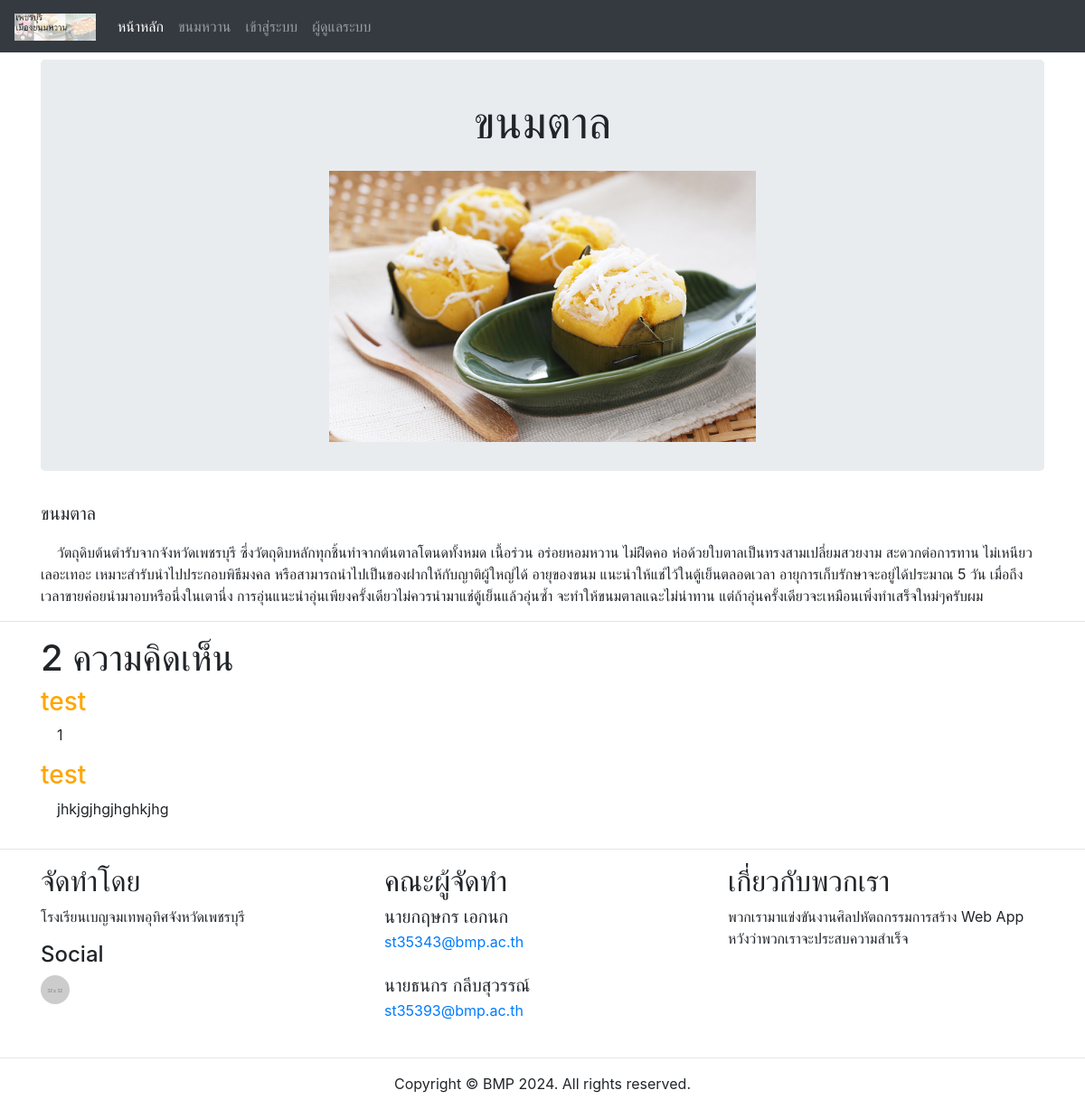
The page /select.php?list=2 on the database its author committed.
### tables this page shows
CREATE TABLE `menu` (
  `menuId` int(20) NOT NULL,
  `name` varchar(100) DEFAULT NULL,
  `detail` varchar(1000) DEFAULT NULL,
  `pic` varchar(100) DEFAULT NULL
);

CREATE TABLE `comment` (
  `commentId` int(20) NOT NULL,
  `menuId` int(20) DEFAULT NULL,
  `accId` int(20) DEFAULT NULL,
  `comment` varchar(1000) DEFAULT NULL
);

CREATE TABLE `account` (
  `accId` int(20) NOT NULL,
  `username` varchar(100) DEFAULT NULL,
  `email` varchar(100) DEFAULT NULL,
  `password` varchar(100) DEFAULT NULL,
  `role` varchar(100) NOT NULL DEFAULT 'member'
);

### select.php (the view, shortened to what this page needs)
<!DOCTYPE html>
<html lang="en">
  <head>
    <link href="css/bootstrap-4.4.1.css" rel="stylesheet">
    <link rel="stylesheet" href="css/style.css">
  </head>
  <body>
  <nav class="navbar navbar-expand-lg navbar-dark bg-dark">
      <a class="navbar-brand" href="index.php"><img src="images/logo.jpg" height ="30px"></a>
      <div class="collapse navbar-collapse" id="navbarSupportedContent">
        <ul class="navbar-nav mr-auto">
          <li class="nav-item active">
            <a class="nav-link" href="index.php">หน้าหลัก<span class="sr-only">(current)</span></a>
          </li>
          <li class="nav-item">
            <a class="nav-link" href="list.php">ขนมหวาน</a>
          </li>
          <?php
            if(isset($_SESSION["account"])) {
              echo ('
                <li class="nav-item dropdown">
                <a class="nav-link dropdown-toggle" href="#" id="navbarDropdown" role="button" data-toggle="dropdown" aria-haspopup="true" aria-expanded="false">'.$_SESSION["account"]["username"].'</a>
                <div class="dropdown-menu" aria-labelledby="navbarDropdown">
                <a class="dropdown-item" href="account.php">ข้อมูลส่วนตัว</a>
                <div class="dropdown-divider"></div>
                <a class="dropdown-item" href="logout.php">ออกจากระบบ</a>
                </div>
                </li>
                ');
            }
            else {
              echo ('
              <li class="nav-item">
              <a class="nav-link" href="login.php">เข้าสู่ระบบ</a>
              </li>
              ');
            }
          ?>
          <li class="nav-item">
              <a class="nav-link" href="admin.php">ผู้ดูแลระบบ</a>
            </li>
        </ul>
      </div>
    </nav>
    <?php
        if(isset($_GET['list'])) {
            require("connect.php");
            $list = $_GET['list'];
            $query_menu_list = "SELECT * FROM menu WHERE menuId = '$list'";
            $result_menu_list = mysqli_query($conn, $query_menu_list);
            $row = $result_menu_list->fetch_assoc();
        }
        else {
            die(header("location: list.php"));
        }
    ?>
    <div class="container mt-2">
      <div class="row">
        <div class="col-12">
          <div class="jumbotronn" id="left-right">
            <center><p style="font-size: 50px"><?php echo($row['name']); ?></p>
            <img src="images/menu/<?php echo($row['pic']); ?>" alt="" height="300px" > </center>
          </div>
        </div>
      </div>
    </div>
    <div class="container">
        <p style="font-size: 20px"><?php echo($row["name"]); ?></p>
        &nbsp;&nbsp;&nbsp;&nbsp;<?php echo($row["detail"])?>
    </div>
    <hr>
    <?php
        $query_comment = "SELECT * FROM comment WHERE menuId = '$list'";
        $result_comment = mysqli_query($conn, $query_comment);
    ?>
    <div class="container mt-2">
      <div class="row">
        <div class="col-12">
        <h1><?php echo(mysqli_num_rows($result_comment)); ?> ความคิดเห็น</h1>
        <?php while ($row = $result_comment->fetch_assoc()):
            $accId = $row["accId"];
            $query_username = "SELECT * FROM account WHERE accId = '$accId'";
            $result_useranme = mysqli_query($conn, $query_username);
            $row_acc = $result_useranme->fetch_assoc();
            $name = $row_acc["username"];
        ?>
            <h3 style="color: orange;"><?php echo($name) ?></h3>
            <p style="text-size: 18px">&nbsp;&nbsp;&nbsp;&nbsp;<?php echo($row['comment']) ?></p>
        <?php endwhile; ?>
        </div>
      </div>
    </div>
    <hr>
    <div class="container">
      <div class="row">
        <div class="col-lg-4 col-md-6 col-sm-6 mb-md-0 mb-2">
          <h2>จัดทำโดย&nbsp;</h2>
          <address>
          โรงเรียนเบญจมเทพอุทิศจังหวัดเพชรบุรี&nbsp;
          </address>
          <h4>Social</h4>
          <div class="row">
            <div class="col-2"><a href="http://bmp.ac.th"><img class="rounded-circle" src="images/32X32.gif" alt=""></div></a>
          </div>
        </div>
        <div class="col-lg-4 col-md-6 col-12">
          <h2>คณะผู้จัดทำ&nbsp;</h2>
          <ul class="list-unstyled">
            <li class="media">
<div class="media-body">
            <h5 class="mt-0 mb-1">นายกฤษกร เอกนก&nbsp;</h5>
                <p class="mb-0"><a href="mailto:st35343@bmp.ac.th">st35343@bmp.ac.th</a></p>
              </div>
            </li>
            <li class="media my-4">
<div class="media-body">
            <h5 class="mt-0 mb-1">นายธนกร กลีบสุวรรณ์&nbsp;</h5>
                <p class="mb-0"><a href="mailto:st35393@bmp.ac.th">st35393@bmp.ac.th</a></p>
              </div>
            </li>
          </ul>
        </div>
        <div class="col-lg-4 col-12">
          <h2>เกี่ยวกับพวกเรา</h2>
          <p>พวกเรามาแข่งขันงานศิลปหัตถกรรมการสร้าง Web App หวังว่าพวกเราจะประสบความสำเร็จ</p>
        </div>
      </div>
    </div>
    <hr>
    <footer class="text-center">
      <div class="container">
        <div class="row">
          <div class="col-12">
            <p>Copyright © BMP 2024. All rights reserved.</p>
          </div>
        </div>
      </div>
    </footer>
  </body>
</html>

### css/style.css (style rules this page uses)
.jumbotronn { padding: 2rem 1rem; margin-bottom: 2rem; background-color: #e9ecef; border-radius: 0.3rem; }

### rows shown on the page
menu: name "ขนมตาล", pic (picture), detail "วัตถุดิบต้นตำรับจากจังหวัดเพชรบุรี ซึ่งวัตถุดิบหลักทุกชิ้นทำจากต้นตาลโตนดทั้งหมด เนื้อร่วน อร่อยหอมหวาน ไม่ฝืดคอ ห่อด้วยใบตาลเป็นทรงสามเปลี่ยมสวยงาม สะดวกต่อการทาน ไม่เหนียวเลอะเทอะ เหมาะสำรับนำไปประกอบพิธีมงคล หรือสามารถนำไปเป็นของฝากให้กับญาติผู้ใหญ่ได้ อายุของขนม แนะนำให้แช่ไว้ในตู้เย็นตลอดเวลา อายุการเก็บรักษาจะอยู่ได้ประมาณ 5 วัน เมื่อถึงเวลาขายค่อยนำมาอบหรือนึ่งในเตานึ่ง การอุ่นแนะนำอุ่นเพียงครั้งเดียวไม่ควรนำมาแช่ตู้เย็นแล้วอุ่นซ้ำ จะทำให้ขนมตาลแฉะไม่น่าทาน แต่ถ้าอุ่นครั้งเดียวจะเหมือนเพิ่งทำเสร็จใหม่ๆครับผม"
comment: accId.username "test", comment "1"
comment: accId.username "test", comment "jhkjgjhgjhghkjhg"

### other values the page prints
mysqli_num_rows($result_comment) "2"
